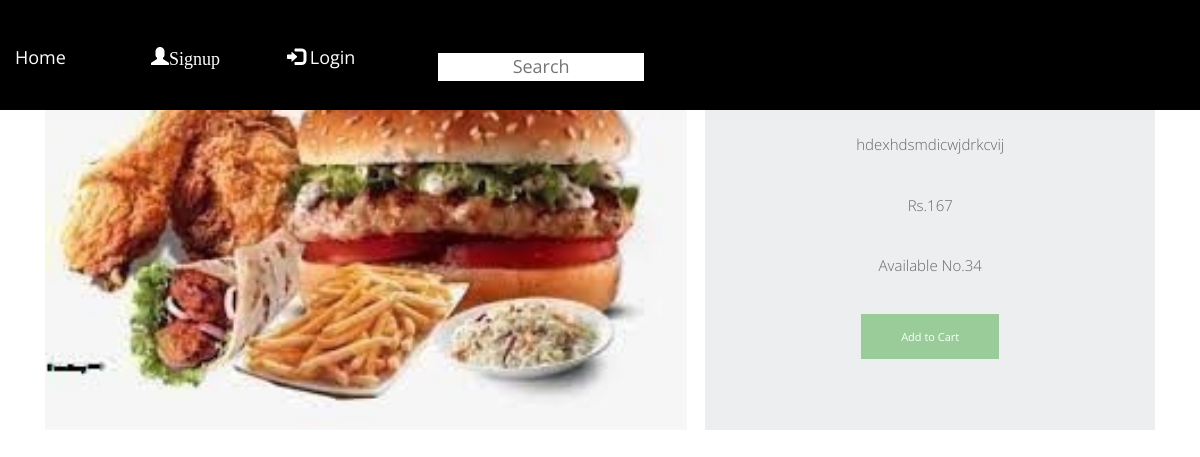
Page /kfc-items/burger on the committed database.
### home/models.py (models this page shows, shortened)
class prdct(models.Model):
    name = models.CharField(max_length=250, unique=True)
    slug = models.SlugField(max_length=250, unique=True)
    img = models.ImageField(upload_to='picture')
    desc = models.TextField()
    price = models.IntegerField()
    stock = models.IntegerField()
    avialable = models.BooleanField()
    category = models.ForeignKey(categ, on_delete=models.CASCADE)

### home/views.py (the view)
# urls.py: path('<slug:c_slug>/<slug:pro_slug>',views.details,name='details'),
def details(request,c_slug,pro_slug):
    try:
        pro=prdct.objects.get(category__slug=c_slug,slug=pro_slug )
    except Exception as e:
        raise e
    return render(request,"index p.html",{'pro':pro})

### cart/context_processor.py (called while the page is built)
def count(request):
    item_count=0
    if 'admin 'in request.path:
        return {}
    else:
        try:
            ct=cart.objects.filter(cart_id=c_id(request))
            cti=cartitem.objects.all().filter(cart=ct[:1])
            for i in cti:
                item_count +=i.qty
        except cart.DoesNotExist:
            item_count=0
        return dict(itc=item_count)

### cart/views.py (called while the page is built)
def c_id(request):
    crt_id=request.session.session_key
    if not crt_id:
        crt_id=request.session.create()
    return crt_id

### templates/index p.html (shortened to what this page needs)
<!DOCTYPE html>
{% extends 'base.html' %}
{% load static %}
{% block content %}
<html lang="en">
<head>
    <link href="{ % static 'pr/fontawesome/cssall.min.css' %}" rel="stylesheet" />
    <link href="{% static 'pr/css/templatemo-comparto.css' %}" rel="stylesheet" />
</head>
<body>
 <center>   <div class="container-fluid">
          <section class="container" id="about">
            <div class="tm-row tm-about-row">
                <div class="tm-section-1-l">
                    <img src={{pro.img.url}} alt="About image" style="height=200px; width:715px" class="tm-img-responsive">
                </div>
                    <article class="tm-section-1-r tm-bg-color-8">
                    <h2 class="tm-mb-2 tm-title-color">{{pro.name}}z</h2>
                    <p>{{pro.desc}}</p>
                    <p>Rs.{{pro.price}}</p>
                    <p>Available No.{{pro.stock}}</p>
{% if pro.stock <= 0 %}
    <h3 style="color:red;"> Sorry ...No stock available..!!!</h3>
{% else %}
    <a href="{% url 'addcart' pro.id %}" class="tm-btn tm-btn-3 ">Add to Cart</a>
{% endif %}
                    </article>
            </div>
        </section>
            </div>
 </center>
</body>
</html>
{% endblock %}

### static/Home/css/style.css (style rules this page uses)
* { box-sizing: border-box !important; transition: ease all 0.5s; }
html { scroll-behavior: smooth; }
body { color:#000; font-size: 14px; font-family: poppins; line-height: 1.80857; font-weight: normal; overflow-x: hidden; }
a { color: #000; text-decoration: none !important; outline: none !important; -webkit-transition: all .3s ease-in-out; -moz-transition: all .3s ease-in-out; -ms-transition: all .3s ease-in-out; -o-transition: all .3s ease-in-out; transition: all .3s ease-in-out; }
h1, h2, h3, h4, h5, h6 { letter-spacing: 0; font-weight: normal; position: relative; padding: 0 0 10px 0; font-weight: normal; line-height: normal; color: #000; margin: 0 }
h2 { font-size: 22px }
*, *::after, *::before { -webkit-box-sizing: border-box; -moz-box-sizing: border-box; box-sizing: border-box; }
p { margin: 20px; font-weight: 300; font-size: 15px; line-height: 24px; }
a { color: #222222; text-decoration: none; outline: none !important; }
a, .btn { text-decoration: none !important; outline: none !important; -webkit-transition: all .3s ease-in-out; -moz-transition: all .3s ease-in-out; -ms-transition: all .3s ease-in-out; -o-transition: all .3s ease-in-out; transition: all .3s ease-in-out; }
img { max-width: 100%; height: auto; }

### static/pr/css/templatemo-comparto.css (style rules this page uses)
*, *::before, *::after { box-sizing: border-box; outline: none; }
ul, h1, h2, h3, h4, p, figure { padding: 0; margin: 0; }
body { font-family: 'Open Sans', Arial, sans-serif; font-size: 18px; overflow-x: hidden; padding-left: 15px; padding-right: 15px; margin: 0; }
h2 { font-size: 1.5rem; }
a { transition: all 0.3s ease; text-decoration: none; }
p { color: #666; line-height: 1.7; margin-bottom: 35px; }
h1, h2, h3, h4, h5, h6 { color: #333; }
.container-fluid { max-width: 1210px; margin-left: auto; margin-right: auto; }
.tm-mb-2 { margin-bottom: 40px; }
.tm-bg-color-8 { background-color: #EDEEEF; }
.tm-img-responsive { max-width: 100%; height: auto; }
.tm-section-1-l { width: 57.85%; margin-right: 1.65%; }
.tm-section-1-r { padding: 50px 40px; width: 40.5%; }
.tm-row { display: flex; }
.tm-btn { display: inline-block; padding: 15px 40px; font-size: 1.1rem; border: none; background-color: #CC9999; color: white; }
.tm-btn-3 { background-color: #99CC99; }
a { color: #666; }

### rows in the picture
prdct: img (picture), desc "hdexhdsmdicwjdrkcvij", price "167", stock "34"
